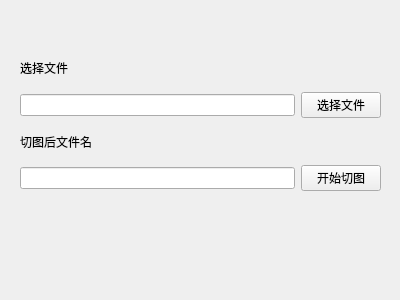
<?xml version="1.0" encoding="UTF-8"?>
<ui version="4.0">
 <class>Form</class>
 <widget class="QWidget" name="Form">
  <property name="geometry">
   <rect>
    <x>0</x>
    <y>0</y>
    <width>400</width>
    <height>300</height>
   </rect>
  </property>
  <property name="windowTitle">
   <string>Form</string>
  </property>
  <widget class="QWidget" name="layoutWidget">
   <property name="geometry">
    <rect>
     <x>20</x>
     <y>50</y>
     <width>361</width>
     <height>141</height>
    </rect>
   </property>
   <layout class="QGridLayout" name="gridLayout">
    <item row="1" column="0">
     <widget class="QLineEdit" name="pathEdit"/>
    </item>
    <item row="1" column="1">
     <widget class="QPushButton" name="pathButton">
      <property name="text">
       <string>选择文件</string>
      </property>
     </widget>
    </item>
    <item row="3" column="1">
     <widget class="QPushButton" name="pushButton_2">
      <property name="text">
       <string>开始切图</string>
      </property>
     </widget>
    </item>
    <item row="3" column="0">
     <widget class="QLineEdit" name="fnameEdit"/>
    </item>
    <item row="0" column="0">
     <widget class="QLabel" name="label">
      <property name="frameShape">
       <enum>QFrame::NoFrame</enum>
      </property>
      <property name="text">
       <string>选择文件</string>
      </property>
     </widget>
    </item>
    <item row="2" column="0">
     <widget class="QLabel" name="label_2">
      <property name="text">
       <string>切图后文件名</string>
      </property>
     </widget>
    </item>
   </layout>
  </widget>
  <widget class="QLabel" name="Labeltext">
   <property name="geometry">
    <rect>
     <x>30</x>
     <y>210</y>
     <width>241</width>
     <height>41</height>
    </rect>
   </property>
   <property name="font">
    <font>
     <pointsize>13</pointsize>
    </font>
   </property>
   <property name="text">
    <string/>
   </property>
  </widget>
 </widget>
 <resources/>
 <connections/>
</ui>
